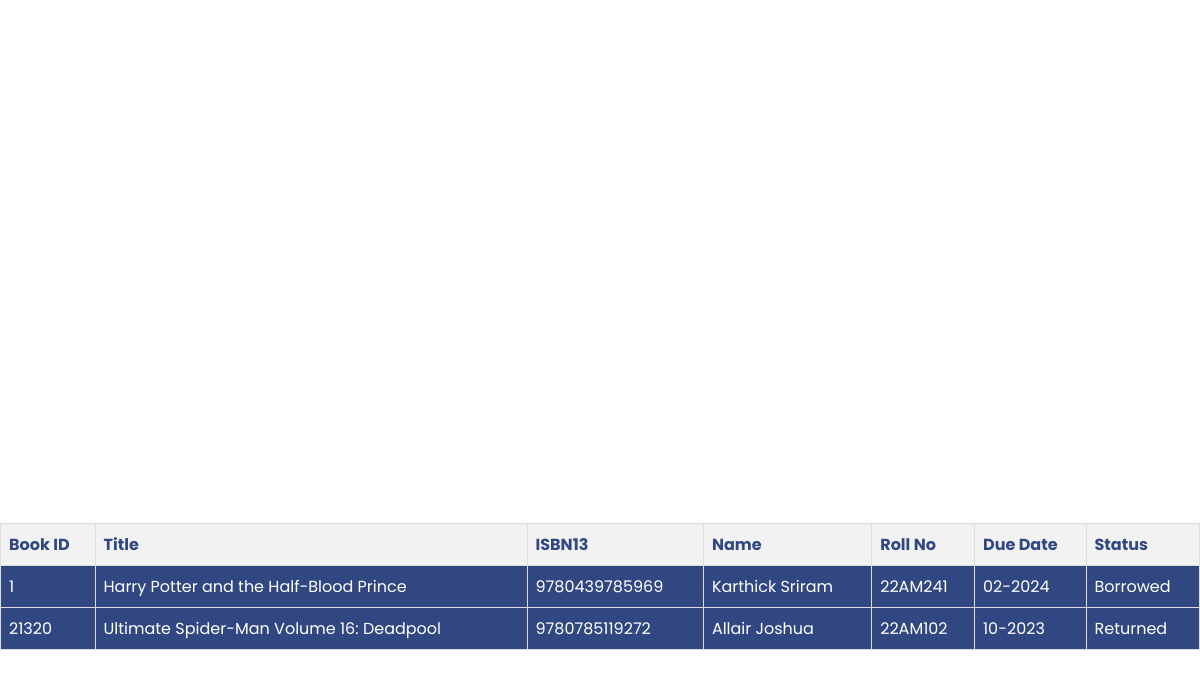
The app's page /details.html, older data.
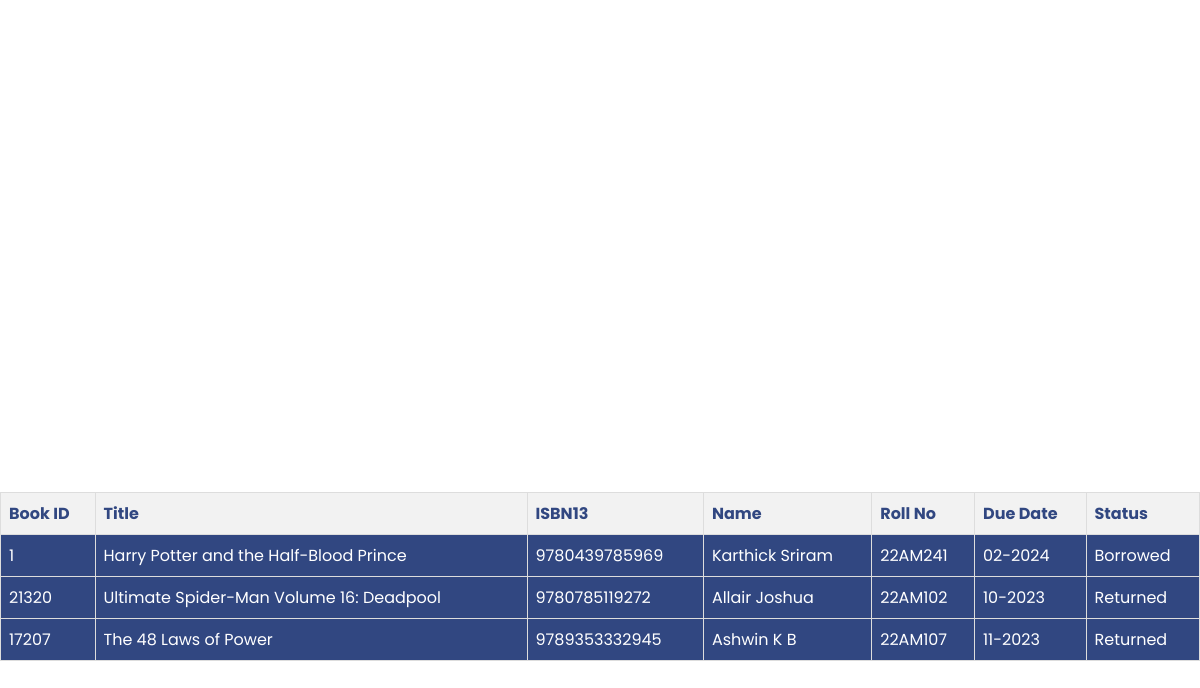
The same page, newer data.
### tables this page shows
CREATE TABLE currentDetails (bookID TEXT PRIMARY KEY, title TEXT, isbn13 TEXT, Name TEXT, Roll TEXT, DueDate TEXT, Status TEXT);

### app.py (the view)
@app.route('/details.html')
def details():
        con=sqlite3.connect('library.db')
        cursor=con.cursor()
        cursor.execute("SELECT * FROM currentDetails")
        results = cursor.fetchall()
        con.close()
        print(results)
        return render_template('./details.html',data=results)

### template/details.html (shortened to what this page needs)
<!DOCTYPE html>
<html>
<head>
  <link rel="stylesheet" href="/static/portalStyle.css">
</head>
<body>
  <h2>Namelist Table</h2>
    <table border="1">
      <tr>
          <th>Book ID</th>
          <th>Title</th>
          <th>ISBN13</th>
          <th>Name</th>
          <th>Roll No</th>
          <th>Due Date</th>
          <th>Status</th>
      </tr>
      {% for row in data %}
      <tr>
          <td>{{ row[0] }}</td>
          <td>{{ row[1] }}</td>
          <td>{{ row[2] }}</td>
          <td>{{ row[3] }}</td>
          <td>{{ row[4] }}</td>
          <td>{{ row[5] }}</td>
          <td>{{ row[6] }}</td>
      </tr>
      {% endfor %}
</body>
</html>

### static/portalStyle.css (style rules this page uses)
:root { --normal-font: 1.3em; --header-font: 1.7em; --mobile-normal-font: 1em; --button-padding: 0.5em; --input-padding: 0.5em 1em; }
body { min-height: 100vh; margin: 0; display: grid; place-items: center; background-image: url("./pexels-stanislav-kondratiev-2908984.jpg"); background-size: cover; color: white; font-family: "Poppins", sans-serif; }

### template/details.html (style rules this page uses)
table { margin: 0 auto; background-color: #314781; border-collapse: collapse; width: 100%; }
th, td { padding: 8px; border: 1px solid #ddd; text-align: left; }
th { color: #314781; background-color: #f2f2f2; }

Row changes from the older to the newer data that the page shows:
added currentDetails: bookID "17207", title "The 48 Laws of Power", isbn13 "9789353332945", Name "Ashwin K B", Roll "22AM107", DueDate "11-2023", Status "Returned"
